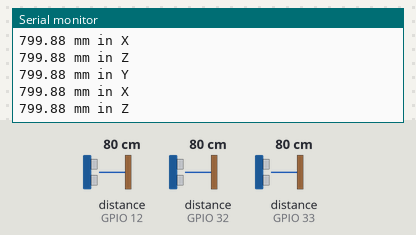
Bench run of a sketch on a simulated ESP32. Shown: the last lines printed to the serial monitor. Wiring (inferred from the names in the program): 3 × ultrasonic range finder: trigger GPIO 13, echo GPIO 12 / trigger GPIO 15, echo GPIO 32 / trigger GPIO 27, echo GPIO 33. Inputs (shaded band) come from the test bench; at power-on: distance to the obstacle (sensors on GPIO 12, GPIO 32, GPIO 33) 80 cm. The echo pulse lasts 58.3 µs per cm.

Above: at 1.8 s.
1.9 s: distance to the obstacle (sensor on GPIO 12) set to 2 cm
At 2.8 s:
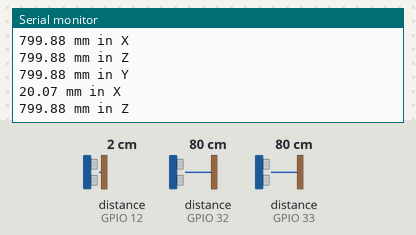
3.4 s: distance to the obstacle (sensor on GPIO 32) set to 2 cm
At 4.7 s:
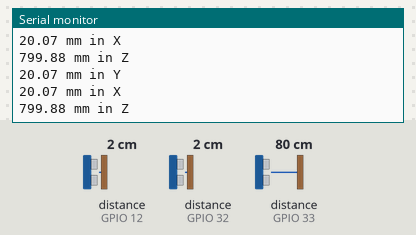
4.9 s: distance to the obstacle (sensor on GPIO 33) set to 2 cm
At 5.8 s:
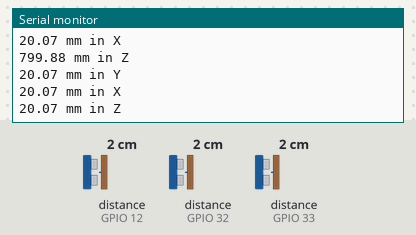
6.4 s: distance to the obstacle (sensor on GPIO 12) set to 4 cm
At 7.5 s:
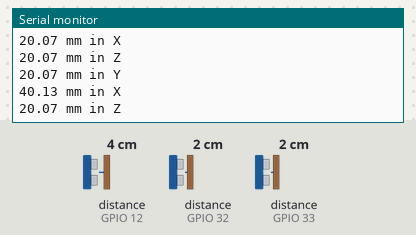
7.9 s: distance to the obstacle (sensor on GPIO 32) set to 4 cm
At 8.9 s:
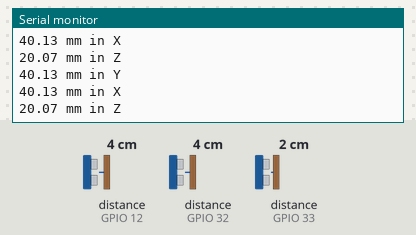
9.4 s: distance to the obstacle (sensor on GPIO 33) set to 4 cm
At 10.9 s:
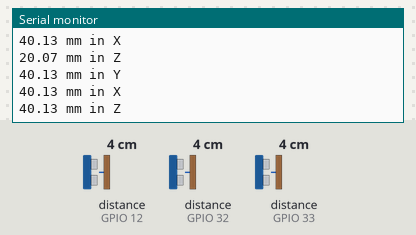
Timing chart, 0 to 11.9 s (numbered marks = the images above; inputs shaded):
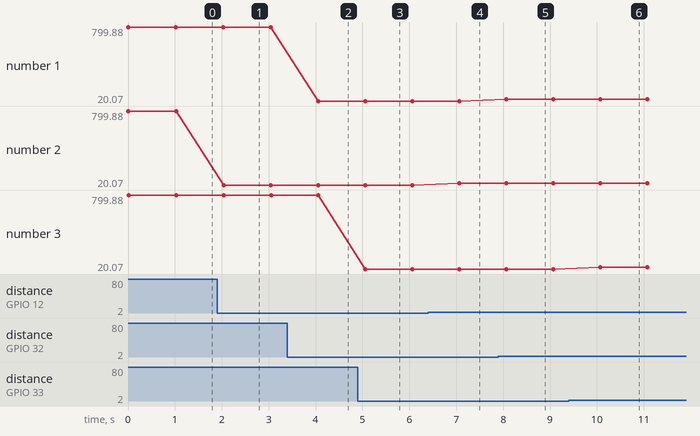

The sketch:

3dsonar.ino
```cpp
const int pingPinY = 15;
const int echoPinY = 32;
const int pingPinX = 13;
const int echoPinX = 12;
const int pingPinZ = 27;
const int echoPinZ = 33;

const float c = 3.43e5;

long durationY;
long durationX;
long durationZ;

void setup() {
  // put your setup code here, to run once:
  pinMode(pingPinY, OUTPUT);
  pinMode(echoPinY, INPUT);
  digitalWrite(pingPinY, LOW);

  pinMode(pingPinX, OUTPUT);
  pinMode(echoPinX, INPUT);
  digitalWrite(pingPinX, LOW);

  pinMode(pingPinZ, OUTPUT);
  pinMode(echoPinZ, INPUT);
  digitalWrite(pingPinZ, LOW);

  Serial.begin(115200);
}

void loop() {
  // put your main code here, to run repeatedly:
  digitalWrite(pingPinY, HIGH);
  delayMicroseconds(10);
  digitalWrite(pingPinY, LOW);
  durationY = pulseIn(echoPinY, HIGH);
  Serial.print(durationY * 1.e-6 * c / 2);
  Serial.println(" mm in Y");

  digitalWrite(pingPinX, HIGH);
  delayMicroseconds(10);
  digitalWrite(pingPinX, LOW);
  durationX = pulseIn(echoPinX, HIGH);
  Serial.print(durationX * 1.e-6 * c / 2);
  Serial.println(" mm in X");

  digitalWrite(pingPinZ, HIGH);
  delayMicroseconds(10);
  digitalWrite(pingPinZ, LOW);
  durationZ = pulseIn(echoPinZ, HIGH);
  Serial.print(durationZ * 1.e-6 * c / 2);
  Serial.println(" mm in Z");

  delay(1000);
}
```

Measured:
- after the input at 1.9 s, the serial monitor: prints a new line after 0.14 s (image 1)
- after the input at 3.4 s, the serial monitor: prints a new line after 0.65 s (image 2)
- after the input at 4.9 s, the serial monitor: prints a new line after 0.16 s (image 3)
- after the input at 6.4 s, the serial monitor: prints a new line after 0.67 s (image 4)
- after the input at 7.9 s, the serial monitor: prints a new line after 0.17 s (image 5)
- after the input at 9.4 s, the serial monitor: prints a new line after 0.67 s (image 6)
- plotted number 2: 799.88 → 20.07 after the input at 1.9 s, 20.07 → 40.13 after the input at 6.4 s
